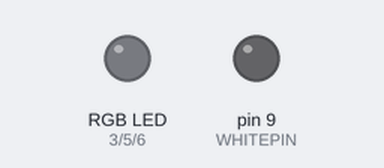
A sketch run on a simulated Arduino Uno, built with avr-gcc and run on an emulated ATmega328P. Parts: an RGB LED mixed from three pins (HIGH = lit), output pins drawn as LEDs (lit = HIGH).

Above: at 0.8 s.
At 1.9 s:
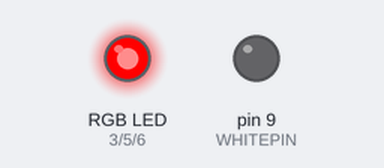
At 2.45 s:
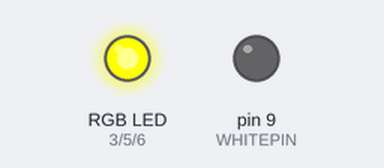
At 3.05 s:
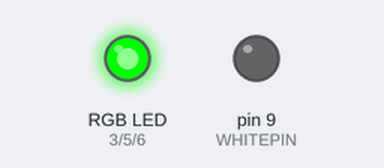
Timing chart, 0 to 7.1 s (numbered marks = the images above):
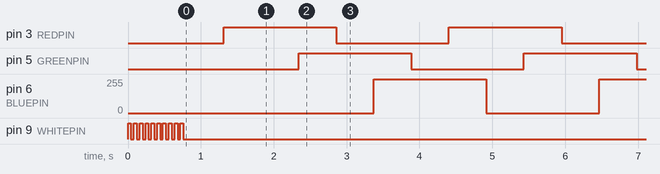

The sketch:

pumpkin_VW-bus.ino.ino
```cpp
////  VW Pumpkin, color swirl!, with a flashing of white...
////
//// connect an RGB LED to the PWM pins as indicated
////
//// public domain, enjoy!
//
//
//
#define REDPIN 3
#define GREENPIN 5
#define BLUEPIN 6
#define WHITEPIN 9

#define FADESPEED 2     // make this higher to slow down
#define FLASHESPEED 40     // make this higher to slow down

#define LOOPS 10

  int r, g, b, w;

void setup() {
  pinMode(REDPIN, OUTPUT);
  pinMode(GREENPIN, OUTPUT);
  pinMode(BLUEPIN, OUTPUT);
  pinMode(WHITEPIN, OUTPUT);

  analogWrite(REDPIN, 0);
  analogWrite(GREENPIN, 0);
  analogWrite(BLUEPIN, 0);
  analogWrite(WHITEPIN, 0);
}


void loop() {

  for (int loop = 0; loop < LOOPS; loop++){
    analogWrite(WHITEPIN, 255);
//    analogWrite(REDPIN, 128);
//    analogWrite(GREENPIN, 128);
//    analogWrite(BLUEPIN, 128);
    delay(FLASHESPEED);
    analogWrite(WHITEPIN, 0);
//    analogWrite(REDPIN, 0);
//    analogWrite(GREENPIN, 0);
//    analogWrite(BLUEPIN, 0);
    delay(FLASHESPEED);
  }

  for (int loop = 0; loop < LOOPS; loop++){

    // (1) Red IN
    for (r = 0; r < 256; r++) {
      analogWrite(REDPIN, r);
      delay(FADESPEED);
    }

    // (6)Blue Out
    for (b = 255; b >= 0; b--) {
      analogWrite(BLUEPIN, b);
      delay(FADESPEED);
    }

    // (2) Green IN
    for (g = 0; g < 256; g++) {
      analogWrite(GREENPIN, g);
      delay(FADESPEED);
    }

    // (3) Red Out
    for (r = 255; r >= 0; r--) {
      analogWrite(REDPIN, r);
      delay(FADESPEED);
    }

    // (3) Blue IN
    for (b = 0; b < 256; b++) {
      analogWrite(BLUEPIN, b);
      delay(FADESPEED);
    }

    // (3) Green Out
    for (g = 255; g >= 0; g--) {
      analogWrite(GREENPIN, g);
      delay(FADESPEED);
    }
  }

  // --------------------------------
  // Exit to black
  // (6)Blue Out // fade from blue
  for (b = 255; b >= 0; b--) {
    analogWrite(BLUEPIN, b);
    delay(FADESPEED);
  }
}
```

Measured:
- by itself, pin 3 (REDPIN), pin 5 (GREENPIN): alternates HIGH for 1.5 s and LOW for 1.5 s
- by itself, pin 6 (BLUEPIN): alternates 255/255 for 1.5 s and 0/255 for 1.5 s
- by itself, pin 9 (WHITEPIN): alternates HIGH for 0.04 s and LOW for 0.04 s, 20 changes in all, then stays LOW
